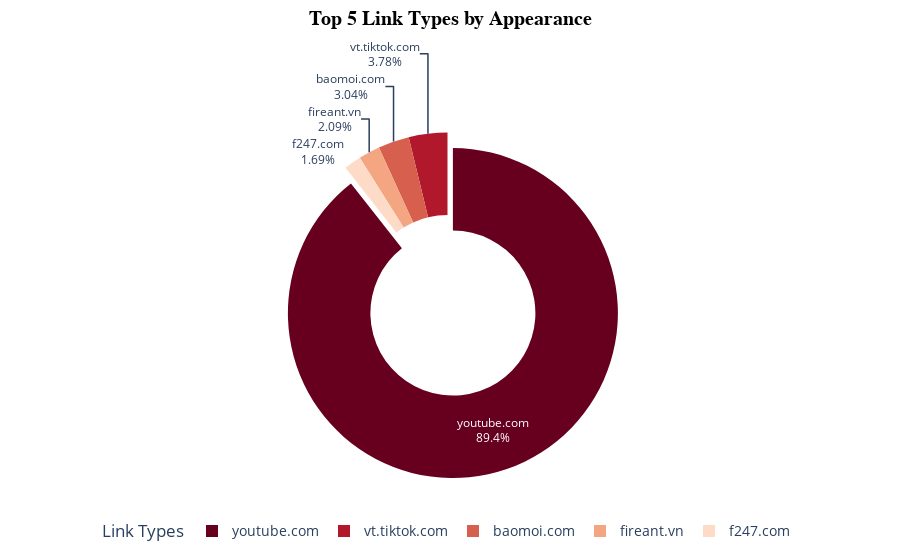

Notebook code cell kept with this figure:
### Code cell
import plotly.express as px

# Lấy 5 loại link phổ biến nhất
top_5_links = link_type_counts['link_type'][:5].tolist()

# Thay thế các loại link ít phổ biến bằng 'others'
links_df['link_type'] = links_df['link_type'].apply(lambda x: x if x in top_5_links else 'others')

# Tạo pie chart cải tiến
fig = px.pie(
    link_type_counts[:5], 
    values='count', 
    names='link_type', 
    title='Top 5 Link Types by Appearance',
    color_discrete_sequence=px.colors.sequential.RdBu,  # Chọn bảng màu đẹp mắt
    hole=0.5  # Biểu đồ dạng Donut
)

# Tùy chỉnh hiển thị
fig.update_traces(
    textinfo='percent+label',  # Hiển thị cả tên và phần trăm
    hoverinfo='label+percent+value',  # Chi tiết khi di chuột
    pull=[0.1, 0, 0, 0, 0]  # Làm nổi bật loại link có tần suất cao nhất
)

fig.update_layout(
    title=dict(
        text='Top 5 Link Types by Appearance',
        font=dict(size=20, family='Arial', color='black', weight='bold'),
        x=0.5,  # Căn giữa tiêu đề
        y= 0.98
    ),
    legend=dict(
        title="Link Types",
        font=dict(size=14),
        orientation="h",  # Hiển thị chú thích ngang
        x=0.5,
        xanchor="center",
        y=-0.1  # Vị trí dưới biểu đồ
    )
)

# Hiển thị biểu đồ
fig.show()

### Figure 1 — Plotly figure (JSON) as saved in the notebook; plotly's stock layout.template omitted (floating-point values rounded to 4 significant figures)
{"data": [{"domain": {"x": [0, 1], "y": [0, 1]}, "hole": 0.5, "hoverinfo": "label+percent+value", "hovertemplate": "link_type=%{label}<br>count=%{value}<extra></extra>", "labels": ["youtube.com", "vt.tiktok.com", "baomoi.com", "fireant.vn", "f247.com"], "legendgroup": "", "name": "", "pull": [0.1, 0, 0, 0, 0], "showlegend": true, "textinfo": "percent+label", "type": "pie", "values": [7899, 334, 269, 185, 149]}], "layout": {"legend": {"font": {"size": 14}, "orientation": "h", "title": {"text": "Link Types"}, "tracegroupgap": 0, "x": 0.5, "xanchor": "center", "y": -0.1}, "piecolorway": ["rgb(103,0,31)", "rgb(178,24,43)", "rgb(214,96,77)", "rgb(244,165,130)", "rgb(253,219,199)", "rgb(247,247,247)", "rgb(209,229,240)", "rgb(146,197,222)", "rgb(67,147,195)", "rgb(33,102,172)", "rgb(5,48,97)"], "title": {"font": {"color": "black", "family": "Arial", "size": 20, "weight": "bold"}, "text": "Top 5 Link Types by Appearance", "x": 0.5, "y": 0.98}}}
